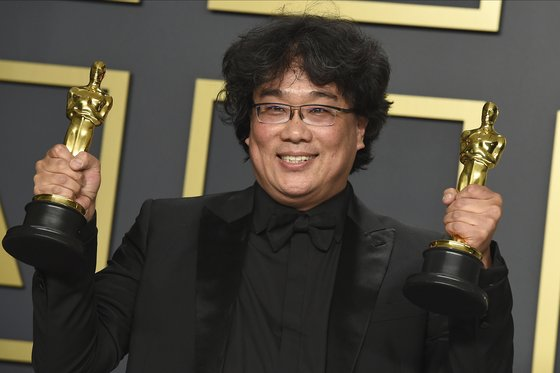
#> input picture image/bong.jpg, 560 x 373 px, given in place of crop.jpg, which was not available
$ jupyter execute test_skin.ipynb
#> lines starting #> are read from the running program, lines starting #| are printed output that depends on the picture; after the words box and inside, x2 and y2 are one past the last pixel; in counts of white or black regions, pixels touching at a corner belong together; long printed decimals are rounded; pictures that were not available may be replaced by others from this repository, and a replacement may not be noted
[cell 1]
import numpy as np
import cv2
from PIL import Image
import face_recognition


def crop(image):
#> (the call stopped at in crop, `image = face_recognition.load_image_file(image)`: face_recognition is not available in this run)
#> further down, image is the input picture: shape (373, 560, 3); mean B, G, R 63.5, 74.4, 80.1
    image = face_recognition.load_image_file(image)
    face_locations = face_recognition.face_locations(image)
    for face_location in face_locations:
        top, right, bottom, left = face_location
        face_image = image[top:bottom, left:right]
        pil_image = Image.fromarray(face_image)
        pil_image.save('image/crop.jpg')


def avg(image):
    avg = cv2.mean(image)
    print(avg)
    rec = np.zeros((500, 500,3), np.uint8)
    rec = cv2.rectangle(rec, (0, 0), (500, 500), avg, -1)
    cv2.imshow('avg', rec)
    cv2.imwrite("image/skin_color.jpg", rec)
    cv2.waitKey(0)
    cv2.destroyAllWindows()


def extractSkin(image):
    img = image.copy()
    img = cv2.cvtColor(img, cv2.COLOR_BGR2HSV)
#> img: shape (373, 560, 3); mean H, S, V 40, 37.7, 80.7
    lower = np.array([0, 51, 80], dtype=np.uint8)
    upper = np.array([21, 153, 255], dtype=np.uint8)
    skinMask = cv2.inRange(img, lower, upper)
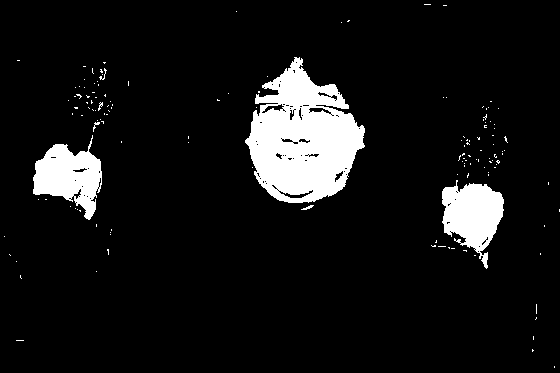
#> skinMask: shape (373, 560); 8.5% white; 144 white regions (137 under 20 px), largest, box (x1, y1, x2, y2) and area: (245, 57, 365, 203) 10803, (442, 180, 504, 269) 3200, (33, 135, 102, 220) 3182
    return cv2.bitwise_and(image, image, mask=skinMask)
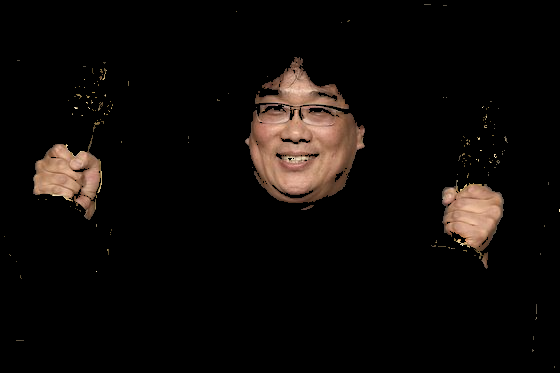
#> returned value: shape (373, 560, 3); mean of channels 0, 1, 2 8.2, 10.2, 13.8; drawn as B, G, R


crop('image/chuu.jpg')
image =cv2.imread('image/crop.jpg')
skin = extractSkin(image)
cv2.imshow('skin', skin)
avg(skin)
#> in avg, `avg = cv2.mean(image)`: avg = (8.16, 10.17, 13.76, 0)
#| (8.160, 10.175, 13.764, 0.0)
#> in avg, `rec = cv2.rectangle(rec, (0, 0), (500, 500), avg, -1)`:
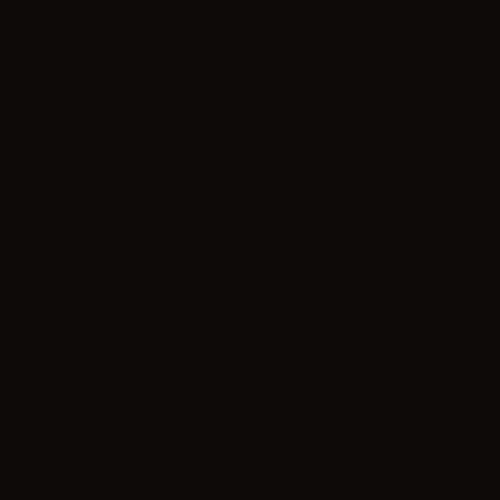
#> rec: shape (500, 500, 3); mean of channels 0, 1, 2 8, 10, 14; drawn as B, G, R

$ run again, on image/heejin.jpg
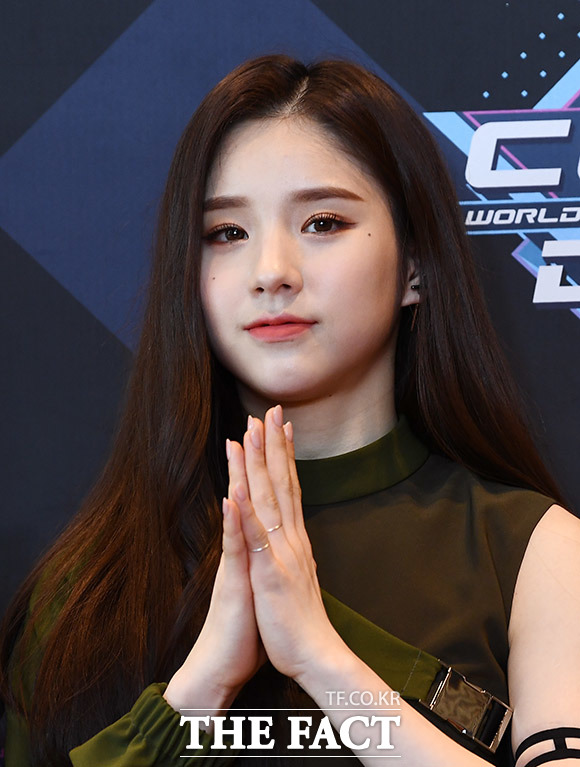
#> input picture image/heejin.jpg, 580 x 767 px, given in place of crop.jpg, which was not available
#> image is the input picture: shape (767, 580, 3); mean B, G, R 72.8, 71.9, 83.4
#> img: shape (767, 580, 3); mean H, S, V 55.3, 104, 94.2
#> in extractSkin, `skinMask = cv2.inRange(img, lower, upper)`:
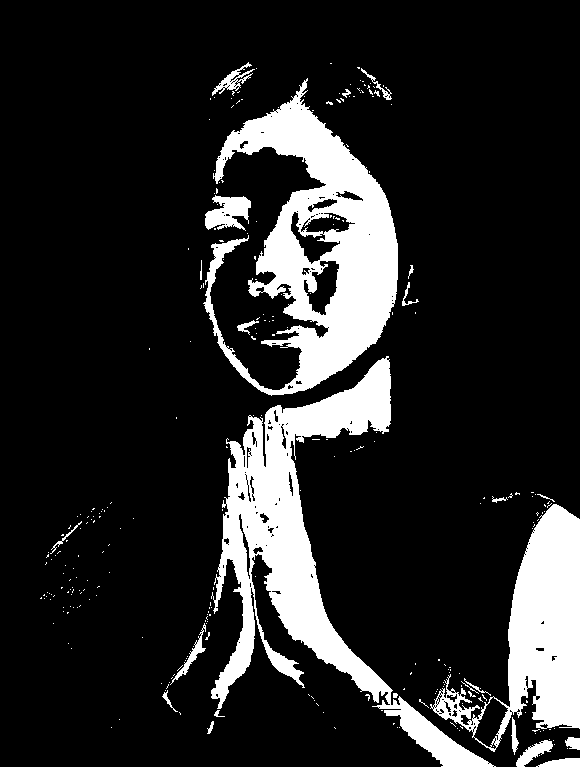
#> skinMask: shape (767, 580); 15.6% white; 281 white regions (256 under 20 px), largest, box (x1, y1, x2, y2) and area: (211, 356, 496, 767) 25408, (203, 78, 398, 396) 25135, (430, 504, 580, 752) 14391
#> in extractSkin, `return cv2.bitwise_and(image, image, mask=skinMask)`:
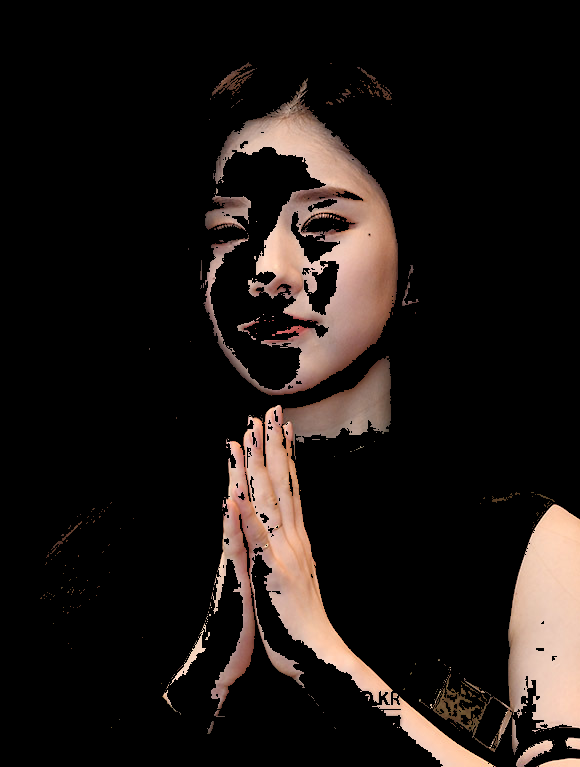
#> returned value: shape (767, 580, 3); mean of channels 0, 1, 2 20.9, 23.7, 30.2; drawn as B, G, R
#> avg = (20.9, 23.7, 30.2, 0)
#| (20.895, 23.703, 30.205, 0.0)
